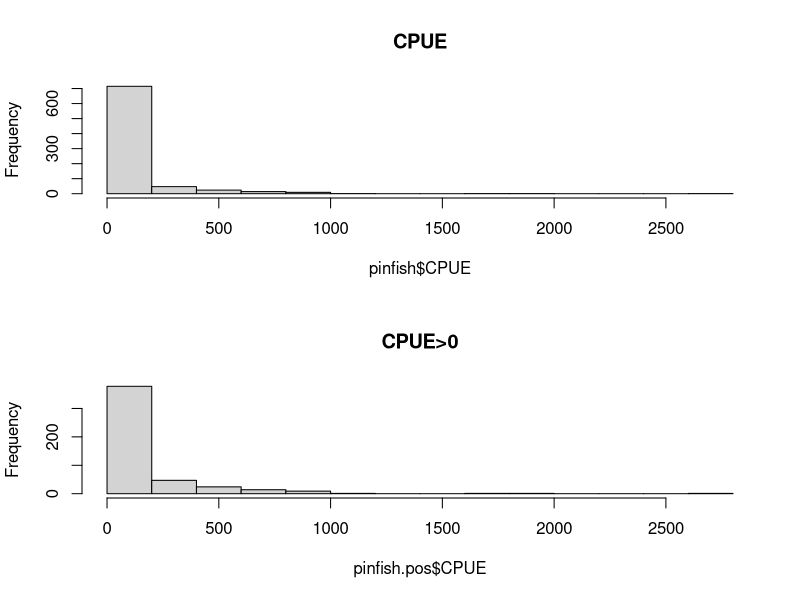
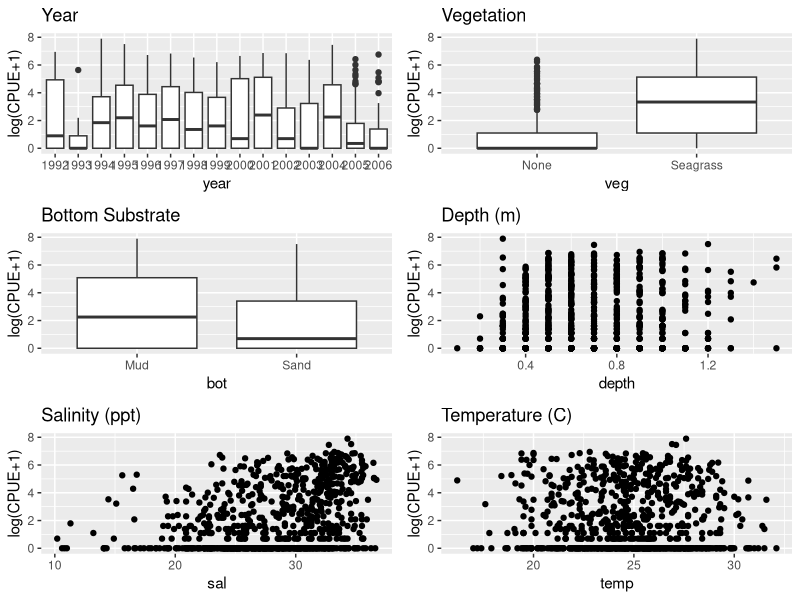

Here is the R script that generated these plots, in order: (Note: this script raises an error after producing the figures.)
library(here)
library(ggplot2)
library(gridExtra)
library(tidyverse)


# 458 SECTION (extra credit) ####----
pinfish <- read.csv(here("Lab 13 - CPUE Standardization, model-based", "pinfish1992-2006.csv"))
pinfish$CPUE <- pinfish$number
pinfish$year <- as.factor(pinfish$year)
pinfish$veg <- as.factor(pinfish$veg)
pinfish$bot <- as.factor(pinfish$bot)
pinfish$logCPUE <- log(pinfish$CPUE+1)
pinfish.pos <- subset(pinfish, CPUE>0)

## a - exploratory plots ####----
#CPUE histograms
par(mfrow=c(2,1))
hist(pinfish$CPUE, main="CPUE")
hist(pinfish.pos$CPUE, main ="CPUE>0")

#covariate effects on CPUE
p1 <- pinfish %>% ggplot(aes(x=year, y=logCPUE))+ggtitle("Year")+geom_boxplot()+labs(y="log(CPUE+1)")
p2 <- pinfish %>% ggplot(aes(x=veg, y=logCPUE))+ggtitle("Vegetation")+geom_boxplot()+labs(y="log(CPUE+1)")
p3 <- pinfish %>% ggplot(aes(x=bot, y=logCPUE))+ggtitle("Bottom Substrate")+geom_boxplot()+labs(y="log(CPUE+1)")
p4 <- pinfish %>% ggplot(aes(x=depth, y=logCPUE))+ggtitle("Depth (m)")+geom_point()+labs(y="log(CPUE+1)") #units not specified. Guessing m, since most frequen in 16 to 32 inch of water according to a source
p5 <- pinfish %>% ggplot(aes(x=sal, y=logCPUE))+ggtitle("Salinity (ppt)")+geom_point()+labs(y="log(CPUE+1)")
p6 <- pinfish %>% ggplot(aes(x=temp, y=logCPUE))+ggtitle("Temperature (C)")+geom_point()+labs(y="log(CPUE+1)")
grid.arrange(p1, p2, p3, p4, p5, p6) #combine all covariate effects onto one grid of plots


## b - mean CPUE & indices ####----
#0:nominal
nominal = pinfish %>% group_by(year) %>% 
  summarize(mean = mean(CPUE),
            var  = var(CPUE),
            cv   = sqrt(var)/mean, #coefficient of variation
            n    = length(CPUE),
            se   = sqrt(var/n),
            LCI  = mean-1.96*se,
            UCI  = mean+1.96*se) 
plot.mean <- ggplot(data=nominal, aes(x=year, y=mean, group=1))+geom_line()+
  geom_errorbar(aes(ymin=LCI, ymax=UCI, width=0.2), linetype=3)+theme_bw()

#1: normal GLM
mod.norm=glm(CPUE~year+veg+bot+depth+sal+temp, data=pinfish, family=gaussian(link='identity'))
summary(mod1)




#diagnostics for normal glm
par(mfrow=c(2,2))
plot(mod.norm, which=c(1:2))
plot(mod.norm$fitted.values, mod.norm$residuals)
abline(h=0, col="red")
pred.norm<-data.frame(year=levels(pinfish$year),veg="Seagrass", bot="Sand",
                      depth=mean(pinfish$depth), sal=mean(pinfish$sal), temp=mean(pinfish$temp))
out.norm<-predict(mod.norm, newdata=pred.norm, type="response",se.fit=T) #bc covariates are held constant, predictions are standardized yearly indices



##you are here
## Summarize info and calculate statistics in yr.mean dataframe 
yr.mean<-as.data.frame(cbind(as.numeric(levels(AC1$year)),out$fit,out$se.fit))
names(yr.mean)<-c("year","mean","SE")
yr.mean$CV<-yr.mean$SE/yr.mean$mean
yr.mean$LCI<-yr.mean[,2]-1.96*yr.mean[,3]  #Lower 95% Confidence Interval (LCI)
yr.mean$UCI<-yr.mean[,2]+1.96*yr.mean[,3]  #Upper 95% Confidence Interval (UCI)

# Plot mean and 95% CIs
plot(yr.mean$mean~yr.mean$year,xlab="Year",ylab="Index (+/- 95%CI)",main="Year Means - Normal Dist",
     ylim=c(min(yr.mean$LCI),max(yr.mean$UCI)),type="b")
segments(x0=yr.mean[,1],x1=yr.mean[,1],y0=yr.mean[,5],y1=yr.mean[,6])
#this is a similar plot to the previous index vs year plot,
#but now the effects of all covariates except year are accounted for
























